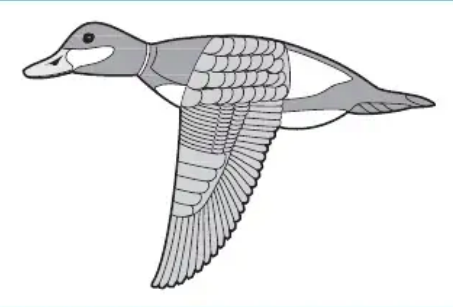
#> input picture Tareas/pato.png, 453 x 307 px
$ python 'Interpolacion Pato.py'
#> lines starting #> are read from the running program, lines starting #| are printed output that depends on the picture; after the words box and inside, x2 and y2 are one past the last pixel; in counts of white or black regions, pixels touching at a corner belong together
##Tarea por Sandra Isabel Chavez
import numpy as np
import scipy.interpolate as sp
import cv2
import matplotlib
matplotlib.use('tkAgg')
import matplotlib.pyplot as plt

########Extraer puntos de la imagen##########3
imagen = cv2.imread('pato.png')
#> imagen is the input picture: shape (307, 453, 3); mean B, G, R 233.8, 233.3, 233
gray = cv2.cvtColor(imagen,cv2.COLOR_BGR2GRAY)
_,th = cv2.threshold(gray,100,255,cv2.THRESH_BINARY)
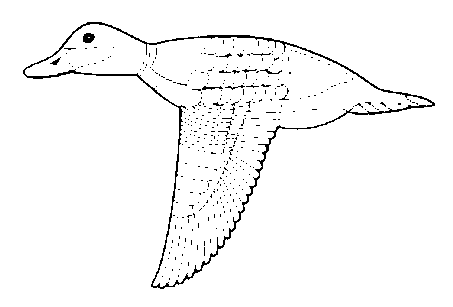
#> th: shape (307, 453); 97.2% white; black in thin lines or dots, all inside (x1, y1, x2, y2) = (23, 22, 435, 289)
contornos, hierarchy = cv2.findContours(th, cv2.RETR_TREE, cv2.CHAIN_APPROX_SIMPLE)
#> contornos = 409 contours, 383 with area under 20; largest, box (x1, y1, x2, y2) and area: (0, 0, 453, 307) 138312, (22, 21, 436, 290) 34510, (25, 24, 432, 287) 30725, (82, 32, 96, 44) 112, (201, 85, 224, 91) 66

cv2.drawContours(imagen,contornos,1,(103,123,252),3)
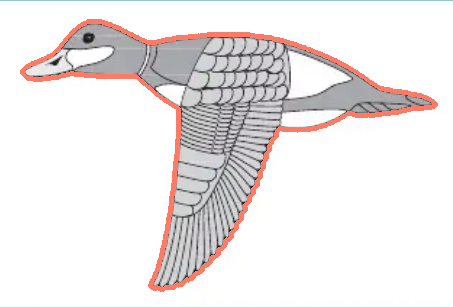
#> imagen: shape (307, 453, 3); 4.04% of pixels changed, all inside (x1, y1, x2, y2) = (20, 19, 438, 292)
puntos= contornos[1]
#> puntos = contour of 461 points, box (x1, y1, x2, y2) (22, 21, 436, 290), area 34510
print('Numero de puntos:',len(puntos))
#| Numero de puntos: 461
cv2.imshow('Contorno del Pato',imagen)
if cv2.waitKey(5000) == ord('a'):
#> (key Esc is pressed here)
   print ("###############Pasando a interpolacion########################")
######################################


#############Division 1###################33
xa =  [0 ,1   ,2 ,4   ,6 ,7   ,10,12.5,15  ,20,22  ,23]
ya =  [12,12.5,13,14.7,14,13.5,14,14  ,13.5,11,10.7,10.3]
plt.plot(xa,ya)

x = np.linspace( min(xa), max(xa), 1000)
tck = sp.splrep(xa, ya, s=0)
ysp = sp.splev(x, tck)
###############################################

# Division 2
xl =  [0,0.5  ,1.5 ,2.2 ,3 ,3.5 ,6.5   ,7   ,8   ,9 ]
yl =  [12,11.5,11.5,11.5,12,11.7,11.7  ,11.3,10.2,10]
plt.plot(xl,yl)

xx = np.linspace( min(xl), max(xl), 1000)
tck = sp.splrep(xl, yl, s=0)
ysp = sp.splev(xx, tck)
plt.plot(xl,yl,'o')
plt.plot(xx,ysp)

###############################################
# Division 3
x2 = [7.5,7.6,8  ,8.3,8.7,9 ]
y2 = [0.3,0.8,1.5,4  ,8  ,10]
plt.plot(x2,y2)

xx = np.linspace( min(x2), max(x2), 1000)
tck = sp.splrep(x2, y2, s=0)
ysp = sp.splev(xx, tck)
plt.plot(x2,y2,'o')
plt.plot(xx,ysp)
###############################################


# Division 4
x3 = [7.5, 8.1,9.2,9.8,10.9,11.5,12.5,12.7,13.5,13.6,14.2,15,16 ,18.4,19 ,21.7,23]
y3 = [0.3,0   ,0.4,1  ,1.7 ,3   ,4  ,5.4,6.3   ,7.6 ,8.8,8.7,8.4,9.6 ,9.6,10  ,10.3]
plt.plot(x3,y3)


xx = np.linspace( min(x3), max(x3), 1000)
tck = sp.splrep(x3, y3, s=0)
ysp = sp.splev(xx, tck)
plt.plot(xl,yl,'o')
plt.plot(xx,ysp)
###############################################
print("Numero de puntos luego de interpolacion: ",len(xl)+len(x2)+len(x3))
plt.axis([0,25,0,15])
plt.title("Imagen Luego de Interpolación")
plt.show()
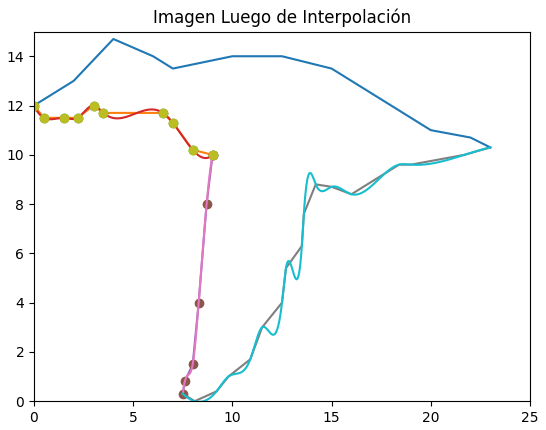
#> figure drawn by matplotlib, 1 panel; curve peaks at x = 4, y = 14.7; curve peaks at x = 0, y = 12; curve peaks at x = 0, y = 12
